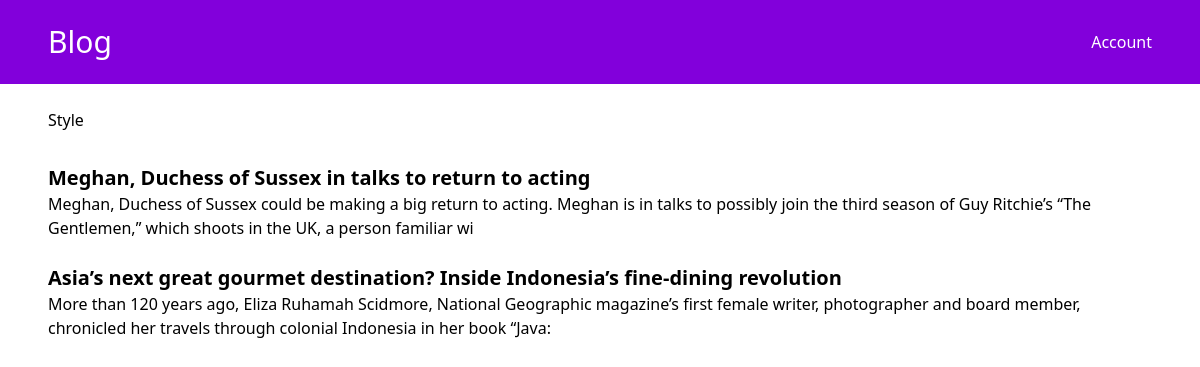
Page /category/Style/ on the committed database.
### blog/models.py (models this page shows, shortened)
class Category(models.Model):
    name = models.CharField(max_length=255)
    class Meta:
        verbose_name_plural = "categories"

class Post(models.Model):
    title = models.CharField(max_length=255)
    slug = models.SlugField()
    content = models.TextField()
    created_on = models.DateTimeField(auto_now_add=True)
    updated_on = models.DateTimeField(auto_now=True)
    categories = models.ManyToManyField("Category", related_name="posts")
    class Meta:
        ordering = ['-created_on']

### blog/views.py (the view)
# urls.py: path("category/<category>/", views.blog_category, name="blog_category"),
def blog_category(request, category):
    posts = Post.objects.filter(categories__name__contains=category)
    context = {
        "category": category,
        "posts": posts,
    }
    return render(request, "blog/category.html", context)

### blog/templates/blog/category.html
{% extends "blog/base.html" %}
{% block content %}
<h1>{{ category }}</h1>
<div class="mt-8">
    {% for post in posts %}
        <h1 class="text-xl font-bold"><a href="{% url 'blog_detail' post.slug %}">{{ post.title }}</a></h1>
        <p>{{ post.content | slice:"200"}}</p><br>
    {% endfor %}
</div>
{% endblock content %}

### rows in the picture
Category: name "Style"
Post: title "Meghan, Duchess of Sussex in talks to return to acting", content "Meghan, Duchess of Sussex could be making a big return to acting. Meghan is in talks to possibly join the third season of Guy Ritchie’s “The Gentlemen,” which shoots in the UK, a person familiar wi"
Post: title "Asia’s next great gourmet destination? Inside Indonesia’s fine-dining revolution", content "More than 120 years ago, Eliza Ruhamah Scidmore, National Geographic magazine’s first female writer, photographer and board member, chronicled her travels through colonial Indonesia in her book “Java:"
